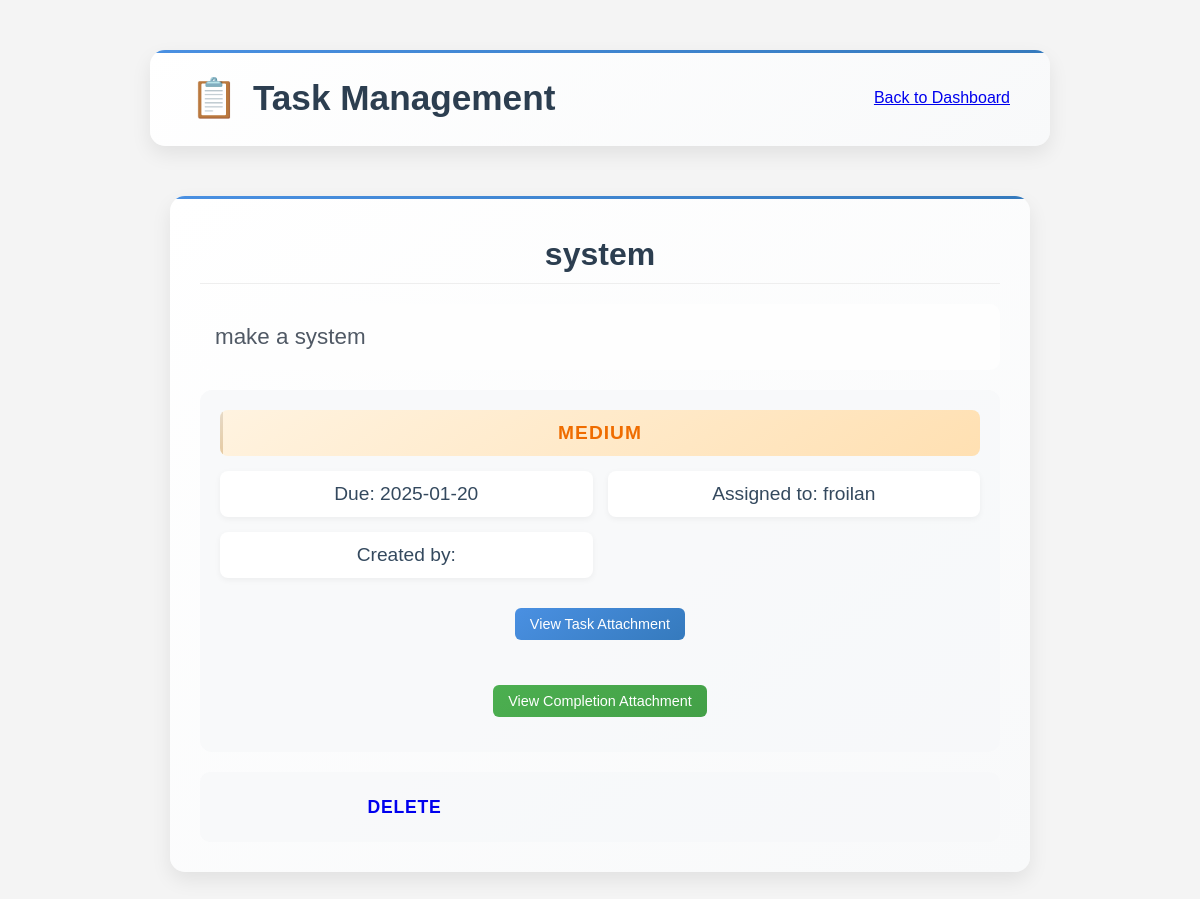
/tasks.php (signed in), run on the app's committed database.
### tables this page shows
CREATE TABLE `tasks` (
  `id` int(11) NOT NULL,
  `user_id` int(11) NOT NULL,
  `title` varchar(255) NOT NULL,
  `description` text DEFAULT NULL,
  `due_date` date DEFAULT NULL,
  `status` enum('pending','in_progress','completed') DEFAULT 'pending',
  `priority` enum('low','medium','high') DEFAULT 'medium',
  `created_at` timestamp NOT NULL DEFAULT current_timestamp(),
  `assigned_to` int(11) DEFAULT NULL,
  `attachment` varchar(255) DEFAULT NULL,
  `completion_attachment` varchar(255) DEFAULT NULL,
  `progress` int(11) DEFAULT 0,
  `estimated_hours` float DEFAULT NULL,
  `actual_hours` float DEFAULT NULL
);

CREATE TABLE `user_form` (
  `id` int(11) NOT NULL,
  `name` varchar(100) NOT NULL,
  `email` varchar(100) NOT NULL,
  `password` varchar(255) NOT NULL,
  `user_type` enum('user','admin') NOT NULL DEFAULT 'user'
);

### tasks.php (the view, shortened to what this page needs)
<?php
@include 'config.php';
$user_id = $_SESSION['user_id'] ?? 0;
if(isset($_SESSION['admin_name'])) {
    $select = "SELECT t.*,
               u.name as assigned_user_name,
               CASE
                   WHEN a.user_type = 'admin' THEN CONCAT('Admin: ', a.name)
                   ELSE a.name
               END as assigned_by_name
               FROM tasks t
               LEFT JOIN user_form u ON t.assigned_to = u.id
               LEFT JOIN user_form a ON t.user_id = a.id
               ORDER BY due_date ASC";
} else {
    $select = "SELECT t.*,
               u.name as assigned_user_name,
               CASE
                   WHEN a.user_type = 'admin' THEN CONCAT('Admin: ', a.name)
                   ELSE a.name
               END as assigned_by_name
               FROM tasks t
               LEFT JOIN user_form u ON t.assigned_to = u.id
               LEFT JOIN user_form a ON t.user_id = a.id
               WHERE t.user_id = '$user_id' OR t.assigned_to = '$user_id'
               ORDER BY due_date ASC";
}
$result = mysqli_query($conn, $select);
?>
<!DOCTYPE html>
<html lang="en">
<head>
    <link rel="stylesheet" href="tasks.css">
</head>
<body>
    <div class="container">
        <header>
            <h1>Task Management</h1>
            <nav>
                <a href="<?php echo isset($_SESSION['admin_name']) ? 'admin_page.php' : 'user_page.php'; ?>">Back to Dashboard</a>
            </nav>
        </header>
        <div class="tasks-list">
            <?php while($row = mysqli_fetch_assoc($result)) { ?>
                <div class="task-card <?php echo $row['status']; ?>">
                    <h3><?php echo htmlspecialchars($row['title']); ?></h3>
                    <p><?php echo htmlspecialchars($row['description']); ?></p>
                    <div class="task-meta">
                        <span class="priority <?php echo $row['priority']; ?>">
                            <?php echo ucfirst($row['priority']); ?>
                        </span>
                        <span class="due-date">Due: <?php echo $row['due_date']; ?></span>
                        <span class="assigned-to">
                            Assigned to: <?php echo $row['assigned_user_name'] ? htmlspecialchars($row['assigned_user_name']) : 'Unassigned'; ?>
                        </span>
                        <span class="assigned-by">
                            Created by: <?php echo htmlspecialchars($row['assigned_by_name']); ?>
                        </span>
                        <?php if(!empty($row['attachment'])) { ?>
                            <span class="attachment">
                                <a href="task_attachments/<?php echo htmlspecialchars($row['attachment']); ?>"
                                   target="_blank"
                                   class="btn-view-attachment">
                                    View Task Attachment
                                </a>
                            </span>
                        <?php } ?>
                        <?php if(!empty($row['completion_attachment'])) { ?>
                            <span class="attachment">
                                <a href="task_attachments/<?php echo htmlspecialchars($row['completion_attachment']); ?>"
                                   target="_blank"
                                   class="btn-view-attachment completion-attachment">
                                    View Completion Attachment
                                </a>
                            </span>
                        <?php } ?>
                    </div>
                    <div class="task-actions">
                        <a href="tasks.php?delete=<?php echo $row['id']; ?>" class="btn-delete" onclick="return confirm('Are you sure you want to delete this task?');">Delete</a>
                    </div>
                </div>
            <?php } ?>
        </div>
    </div>
</body>
</html>

### tasks.css (style rules this page uses)
* { margin: 0; padding: 0; box-sizing: border-box; font-family: 'Poppins', sans-serif; }
body { background: #f4f4f4; color: #333; }
.container { max-width: 1200px; margin: 0 auto; padding: 20px; }
.tasks-list { display: grid; grid-template-columns: 1fr; gap: 30px; padding: 20px; max-width: 900px; margin: 0 auto; }
.task-card { background: linear-gradient(145deg, #ffffff, #f8f9fa); padding: 30px; border-radius: 15px; box-shadow: 0 8px 20px rgba(0,0,0,0.08); transition: all 0.3s ease; width: 100%; margin: 0 auto; font-size: 1.4rem; position: relative; overflow: hidden; }
.task-card::before { content: ''; position: absolute; top: 0; left: 0; width: 100%; height: 3px; background: linear-gradient(90deg, #4a90e2, #357abd); }
.task-card h3 { font-size: 2rem; margin-bottom: 20px; color: #2c3e50; font-weight: 600; text-align: center; padding: 10px; border-bottom: 1px solid #eee; }
.task-card p { font-size: 1.4rem; line-height: 1.6; color: #505965; margin: 15px 0; padding: 15px; background: rgba(255, 255, 255, 0.7); border-radius: 10px; }
.task-meta { display: grid; grid-template-columns: repeat(2, 1fr); gap: 15px; margin: 20px 0; padding: 20px; background: rgba(248, 249, 250, 0.9); border-radius: 12px; }
.priority { grid-column: 1 / -1; padding: 12px; font-size: 1.2rem; font-weight: 600; text-transform: uppercase; letter-spacing: 1px; text-align: center; border-radius: 8px; position: relative; overflow: hidden; }
.priority::before { content: ''; position: absolute; top: 0; left: 0; width: 3px; height: 100%; background: inherit; filter: brightness(90%); }
.priority.medium { background: linear-gradient(145deg, #fff3e0, #ffe0b2); color: #ef6c00; }
.due-date, .assigned-to, .assigned-by { font-size: 1.2rem; color: #34495e; font-weight: 500; padding: 12px; background: white; border-radius: 8px; text-align: center; box-shadow: 0 2px 6px rgba(0,0,0,0.05); }
header { background: linear-gradient(145deg, #ffffff, #f8f9fa); padding: 25px 40px; border-radius: 15px; box-shadow: 0 8px 20px rgba(0,0,0,0.08); margin: 30px auto; position: relative; overflow: hidden; display: flex; justify-content: space-between; align-items: center; max-width: 900px; }
header::before { content: ''; position: absolute; top: 0; left: 0; width: 100%; height: 3px; background: linear-gradient(90deg, #4a90e2, #357abd); }
header h1 { font-size: 2.2rem; color: #2c3e50; font-weight: 600; margin: 0; display: flex; align-items: center; gap: 15px; }
header h1::before { content: '📋'; font-size: 2.4rem; }
.task-actions { display: grid; grid-template-columns: repeat(2, 1fr); gap: 12px; margin-top: 20px; padding: 15px; background: rgba(248, 249, 250, 0.9); border-radius: 10px; align-items: center; justify-content: center; }
.btn-complete, .btn-delete { padding: 10px 15px; border-radius: 6px; font-size: 1.1rem; font-weight: 600; text-transform: uppercase; letter-spacing: 0.8px; text-align: center; cursor: pointer; transition: all 0.3s ease; text-decoration: none; display: inline-block; width: 100%; min-width: 120px; height: 40px; }
.btn-view-attachment { display: inline-block; padding: 8px 15px; background: linear-gradient(145deg, #4a90e2, #357abd); color: white; text-decoration: none; border-radius: 6px; font-size: 0.9rem; margin: 5px; transition: all 0.3s ease; }
.btn-view-attachment.completion-attachment { background: linear-gradient(145deg, #4caf50, #43a047); }
.attachment { display: block; text-align: center; margin: 10px 0; grid-column: 1 / -1; }

### data on the page
tasks: title "system", description "make a system", priority "MEDIUM", due_date "2025-01-20", assigned_to.name "froilan"
